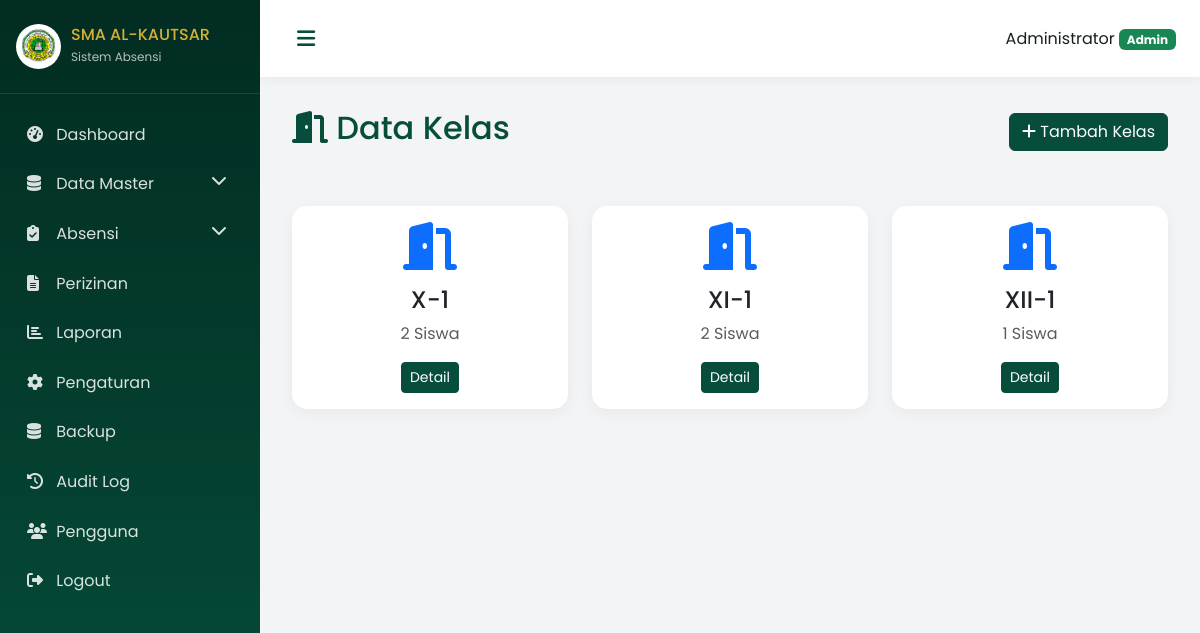
The page /admin/classrooms (signed in) on the database its author committed.
### models.py (models this page shows, shortened)
class User(UserMixin, db.Model):
    __tablename__ = 'users'
    id = db.Column(db.Integer, primary_key=True)
    username = db.Column(db.String(80), unique=True, nullable=False, index=True)
    email = db.Column(db.String(120), unique=True, nullable=True)
    password_hash = db.Column(db.String(256), nullable=False)
    role = db.Column(db.String(20), nullable=False, index=True)  # admin, teacher, student, principal
    full_name = db.Column(db.String(120), nullable=False)
    photo = db.Column(db.String(256), nullable=True)
    is_active = db.Column(db.Boolean, default=True)
    created_at = db.Column(db.DateTime, default=datetime.utcnow)
    updated_at = db.Column(db.DateTime, default=datetime.utcnow, onupdate=datetime.utcnow)
    student = db.relationship('Student', backref='user', uselist=False)
    teacher = db.relationship('Teacher', backref='user', uselist=False)

class Classroom(db.Model):
    __tablename__ = 'classrooms'
    id = db.Column(db.Integer, primary_key=True)
    grade = db.Column(db.String(10), nullable=False)  # X, XI, XII
    name = db.Column(db.String(20), nullable=False)  # 1, 2, 3
    full_name = db.Column(db.String(50), nullable=False)  # X-1, XI-2
    academic_year_id = db.Column(db.Integer, db.ForeignKey('academic_years.id'), nullable=False)
    homeroom_teacher_id = db.Column(db.Integer, db.ForeignKey('teachers.id'), nullable=True)
    created_at = db.Column(db.DateTime, default=datetime.utcnow)
    updated_at = db.Column(db.DateTime, default=datetime.utcnow, onupdate=datetime.utcnow)
    students = db.relationship('Student', backref='classroom', lazy='dynamic')
    __table_args__ = (db.UniqueConstraint('grade', 'name', 'academic_year_id'),)

### routes/admin.py (the view)
@admin_bp.route('/classrooms')
@login_required
@admin_required
def classrooms():
    classes = Classroom.query.all()
    return render_template('classrooms/list.html', classes=classes)

### routes/admin.py (called while the page is built)
def admin_required(f):
    @wraps(f)
    def decorated(*args, **kwargs):
        if current_user.role != 'admin':
            flash('Akses ditolak', 'danger')
            return redirect(url_for('dashboard'))
        return f(*args, **kwargs)
    return decorated

### templates/classrooms/list.html (shortened to what this page needs)
{% extends "base.html" %}
{% block content %}
<div class="page-header d-flex justify-content-between align-items-center">
    <h2><i class="fas fa-door-open"></i> Data Kelas</h2>
    <a href="{{ url_for('admin.add_classroom') }}" class="btn btn-primary">
        <i class="fas fa-plus"></i> Tambah Kelas
    </a>
</div>
<div class="row">
    {% for c in classes %}
    <div class="col-md-4">
        <div class="card">
            <div class="card-body text-center">
                <i class="fas fa-door-open fa-3x text-primary mb-3"></i>
                <h4>{{ c.full_name }}</h4>
                <p class="text-muted">{{ c.students.count() }} Siswa</p>
                <a href="{{ url_for('teacher.class_detail', class_id=c.id) }}" class="btn btn-sm btn-primary">Detail</a>
            </div>
        </div>
    </div>
    {% endfor %}
</div>
{% endblock %}

### templates/base.html (shortened to what this page needs)
<!DOCTYPE html>
<html lang="id">
<head>
    <link href="https://cdn.jsdelivr.net/npm/bootstrap@5.3.2/dist/css/bootstrap.min.css" rel="stylesheet">
    <link rel="stylesheet" href="https://cdnjs.cloudflare.com/ajax/libs/font-awesome/6.4.2/css/all.min.css">
    <link rel="stylesheet" href="{{ url_for('static', filename='css/style.css') }}">
</head>
<body>
    {% if current_user.is_authenticated %}
    <div class="wrapper">
        <nav class="sidebar" id="sidebar">
            <div class="sidebar-header">
                <img src="{{ url_for('static', filename='images/logo_alkautsar.png') }}" alt="Logo" class="logo">
                <div class="brand-text">
                    <h6>SMA AL-KAUTSAR</h6>
                    <small>Sistem Absensi</small>
                </div>
            </div>
            <ul class="sidebar-menu">
                {% if current_user.role == 'admin' %}
                <li><a href="{{ url_for('admin.dashboard') }}"><i class="fas fa-tachometer-alt"></i> Dashboard</a></li>
                <li class="submenu">
                    <a href="#"><i class="fas fa-database"></i> Data Master <i class="fas fa-chevron-down float-end"></i></a>
                </li>
                <li class="submenu">
                    <a href="#"><i class="fas fa-clipboard-check"></i> Absensi <i class="fas fa-chevron-down float-end"></i></a>
                </li>
                <li><a href="{{ url_for('permissions.index') }}"><i class="fas fa-file-alt"></i> Perizinan</a></li>
                <li><a href="{{ url_for('reports.index') }}"><i class="fas fa-chart-bar"></i> Laporan</a></li>
                <li><a href="{{ url_for('settings.index') }}"><i class="fas fa-cog"></i> Pengaturan</a></li>
                <li><a href="{{ url_for('settings.backup') }}"><i class="fas fa-database"></i> Backup</a></li>
                <li><a href="{{ url_for('admin.audit_log') }}"><i class="fas fa-history"></i> Audit Log</a></li>
                <li><a href="{{ url_for('admin.users') }}"><i class="fas fa-users"></i> Pengguna</a></li>
                {% endif %}
                <li><a href="{{ url_for('auth.logout') }}"><i class="fas fa-sign-out-alt"></i> Logout</a></li>
            </ul>
        </nav>
        <div class="main-content">
            <nav class="navbar">
                <button class="btn btn-link" id="sidebarToggle"><i class="fas fa-bars"></i></button>
                <div class="user-info">
                    <span>{{ current_user.full_name }}</span>
                    <span class="badge bg-success">{{ current_user.role|capitalize }}</span>
                </div>
            </nav>
            <div class="content">
                {% block content %}{% endblock %}
            </div>
        </div>
    </div>
    {% else %}
    {% block guest_content %}{% endblock %}
    {% endif %}
</body>
</html>

### static/css/style.css (style rules this page uses)
:root { --primary-dark: #022C22; --primary: #064E3B; --primary-light: #047857; --accent: #16A34A; --gold: #D4AF37; --gold-soft: #F4D77A; --text-dark: #17211C; --bg-light: #F3F4F6; }
* { font-family: 'Poppins', sans-serif; }
body { background: var(--bg-light); color: var(--text-dark); }
.wrapper { display: flex; min-height: 100vh; }
.sidebar { width: 260px; background: linear-gradient(180deg, #022C22, #064E3B); color: white; padding: 1.5rem 0; position: fixed; height: 100vh; overflow-y: auto; transition: all 0.3s; z-index: 1000; }
.sidebar-header { display: flex; align-items: center; padding: 0 1rem 1.5rem; border-bottom: 1px solid rgba(255,255,255,0.1); }
.sidebar-header .logo { width: 45px; height: 45px; object-fit: contain; background: white; border-radius: 50%; padding: 5px; margin-right: 10px; }
.sidebar-header h6 { margin: 0; color: var(--gold); }
.sidebar-header small { color: rgba(255,255,255,0.7); font-size: 0.75rem; }
.sidebar-menu { list-style: none; padding: 1rem 0; margin: 0; }
.sidebar-menu li a { display: block; padding: 0.8rem 1.5rem; color: rgba(255,255,255,0.85); text-decoration: none; transition: all 0.2s; border-left: 3px solid transparent; }
.sidebar-menu li a i { width: 25px; }
.main-content { margin-left: 260px; flex: 1; transition: all 0.3s; }
.navbar { background: white; padding: 1rem 1.5rem; box-shadow: 0 2px 10px rgba(0,0,0,0.05); display: flex; justify-content: space-between; align-items: center; }
.content { padding: 2rem; }
.card { border: none; border-radius: 15px; box-shadow: 0 4px 15px rgba(0,0,0,0.05); margin-bottom: 1rem; }
.btn-primary { background: var(--primary); border-color: var(--primary); }
.page-header { margin-bottom: 2rem; padding-bottom: 1rem; border-bottom: 2px solid var(--bg-light); }
.page-header h2 { color: var(--primary); }
:root { --primary-dark:#022C22; --primary:#064E3B; --primary-light:#047857; --accent:#16A34A; --gold:#D4AF37; --gold-soft:#F4D77A; --text-dark:#17211C; --bg-light:#F3F4F6; }
* { font-family:'Poppins',sans-serif; }
body { background:var(--bg-light); color:var(--text-dark); margin:0; }
.wrapper { display:flex;min-height:100vh; }
.sidebar { width:260px;background:linear-gradient(180deg,#022C22,#064E3B);color:#fff;padding:1.5rem 0;position:fixed;height:100vh;overflow-y:auto;transition:all .3s;z-index:1000; }
.sidebar-header { display:flex;align-items:center;padding:0 1rem 1.5rem;border-bottom:1px solid rgba(255,255,255,.1); }
.sidebar-header .logo { width:45px;height:45px;object-fit:contain;background:#fff;border-radius:50%;padding:5px;margin-right:10px; }
.sidebar-header h6 { margin:0;color:var(--gold); }
.sidebar-header small { color:rgba(255,255,255,.7);font-size:.75rem; }
.sidebar-menu { list-style:none;padding:1rem 0;margin:0; }
.sidebar-menu li a { display:block;padding:.8rem 1.5rem;color:rgba(255,255,255,.85);text-decoration:none;transition:all .2s;border-left:3px solid transparent; }
.sidebar-menu li a i { width:25px; }
.main-content { margin-left:260px;flex:1;transition:all .3s; }
.navbar { background:#fff;padding:1rem 1.5rem;box-shadow:0 2px 10px rgba(0,0,0,.05);display:flex;justify-content:space-between;align-items:center; }
#sidebarToggle { color:var(--primary)!important;font-size:1.3rem; }
.content { padding:2rem; }
.card { border:none;border-radius:15px;box-shadow:0 4px 15px rgba(0,0,0,.05);margin-bottom:1rem; }
.btn-primary { background:var(--primary);border-color:var(--primary); }
.page-header { margin-bottom:2rem;padding-bottom:1rem;border-bottom:2px solid var(--bg-light); }
.page-header h2 { color:var(--primary); }

### rows shown on the page
User: full_name "Administrator", role "Admin"
Classroom: full_name "X-1", students.count "2"
Classroom: full_name "XI-1", students.count "2"
Classroom: full_name "XII-1", students.count "1"
